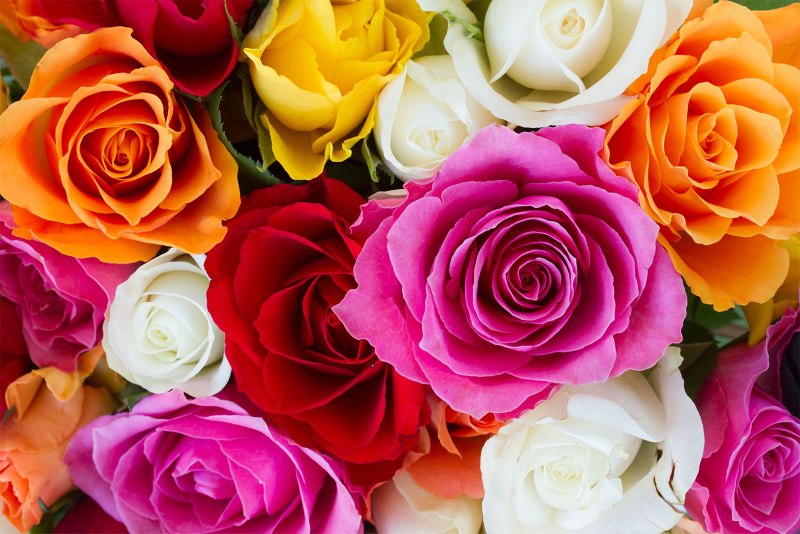
#> input picture Numpy Evaluation/flowers.jpg, 1600 x 1067 px (shown at 1/2 size)
$ jupyter execute 'task 1.ipynb'   (shell and % lines are left out)
#> lines starting #> are read from the running program, lines starting #| are printed output that depends on the picture
[cell 1]
import numpy as np

[cell 2]
import cv2

[cell 3]
img = cv2.imread('flowers.jpg',0)
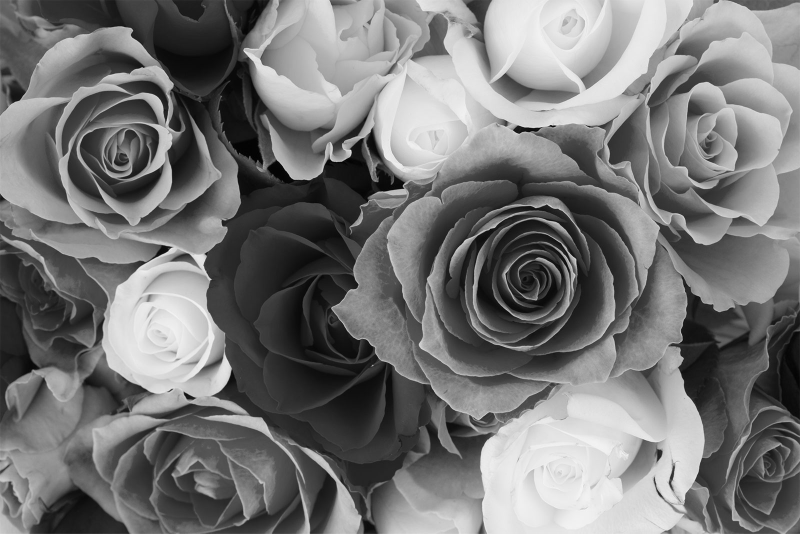
#> img: shape (1067, 1600) (shown at 1/2 size); min 0, max 252, mean 117.7
img.shape
#> Out = (1067, 1600)

[cell 4]
arr = np.array(img)

[cell 5]
arr

[cell 6]
( (1067)/2 ,(1600)/2 )

[cell 7]
crop = arr[220:530 , 530:1200]
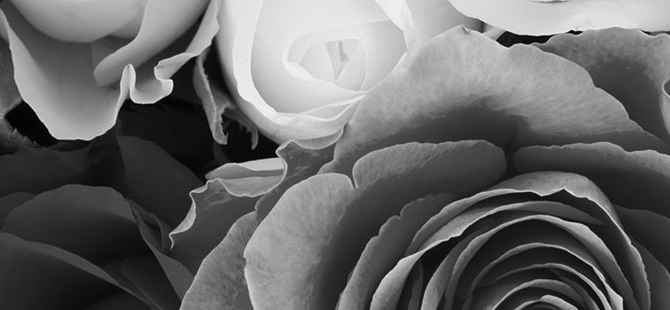
#> crop: shape (310, 670); min 0, max 252, mean 103
